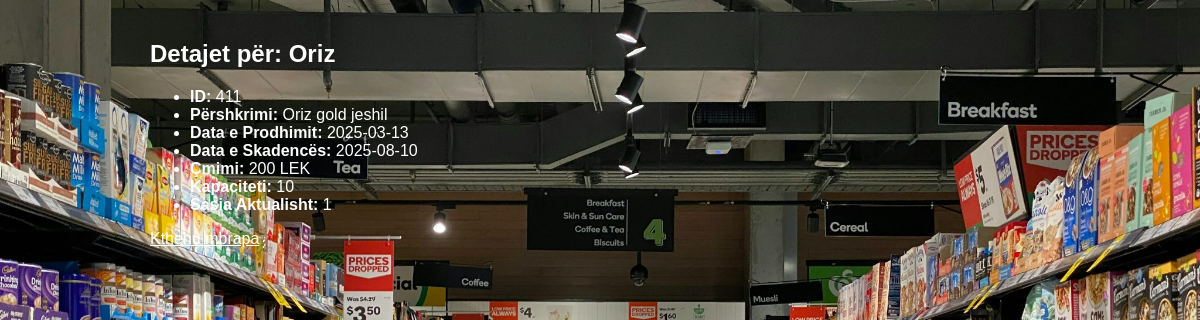
The app's page /view_product.php?id=411 with its own data.
### tables this page shows
CREATE TABLE `produktet` (
  `produkt_id` int(11) NOT NULL,
  `produkt_emri` varchar(30) NOT NULL,
  `produkt_pershkrimi` text NOT NULL,
  `produkt_data_prodhimit` date NOT NULL,
  `produkt_data_skadences` date NOT NULL,
  `produkt_cmimi` decimal(10,0) NOT NULL,
  `produkt_kapaciteti` decimal(10,0) NOT NULL,
  `produkt_sasia_aktuale` int(11) NOT NULL
);

### view_product.php (the view, shortened to what this page needs)
<?php
include 'config.php';
$id = intval($_GET['id']);
$result = $conn->query("SELECT * FROM produktet WHERE produkt_id = $id");
$row = $result->fetch_assoc();
?>
<!DOCTYPE html>
<html>
<head>
    <link rel="stylesheet" href="styles.css">
</head>
<body class="background">
    <h2>Detajet për: <?= $row['produkt_emri'] ?></h2>
    <ul>
        <li><strong>ID:</strong> <?= $row['produkt_id'] ?></li>
        <li><strong>Përshkrimi:</strong> <?= $row['produkt_pershkrimi'] ?></li>
        <li><strong>Data e Prodhimit:</strong> <?= $row['produkt_data_prodhimit'] ?></li>
        <li><strong>Data e Skadencës:</strong> <?= $row['produkt_data_skadences'] ?></li>
        <li><strong>Çmimi:</strong> <?= $row['produkt_cmimi'] ?> LEK</li>
        <li><strong>Kapaciteti:</strong> <?= $row['produkt_kapaciteti'] ?></li>
        <li><strong>Sasia Aktualisht:</strong> <?= $row['produkt_sasia_aktuale'] ?></li>
    </ul>
    <a href="index.php">Kthehu mbrapa</a>
</body>
</html>

### styles.css (style rules this page uses)
body.background { font-family: Arial, sans-serif; padding: 20px; max-width: 900px; margin: auto; background-image: url('supermarket.jpg'); background-size: cover; background-repeat: no-repeat; background-attachment: fixed; background-position: center; color: white; }
a { color: #ffe; }

### records on screen
produktet: produkt_emri "Oriz", produkt_id "411", produkt_pershkrimi "Oriz gold jeshil", produkt_data_prodhimit "2025-03-13", produkt_data_skadences "2025-08-10", produkt_cmimi "200", produkt_kapaciteti "10", produkt_sasia_aktuale "1"
